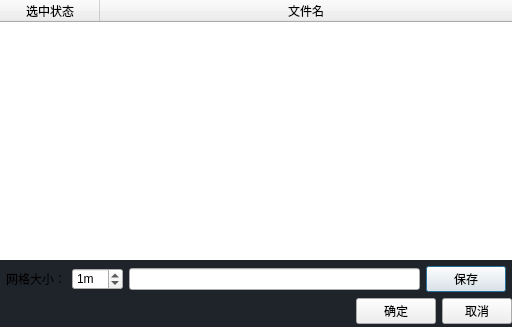
<?xml version="1.0" encoding="UTF-8"?>
<ui version="4.0">
 <class>Dialog</class>
 <widget class="QDialog" name="Dialog">
  <property name="geometry">
   <rect>
    <x>0</x>
    <y>0</y>
    <width>512</width>
    <height>327</height>
   </rect>
  </property>
  <property name="windowTitle">
   <string>CHM</string>
  </property>
  <property name="styleSheet">
   <string notr="true">QDialog{
	background-color:#1f232a;
}



</string>
  </property>
  <layout class="QVBoxLayout" name="verticalLayout_2">
   <property name="spacing">
    <number>0</number>
   </property>
   <property name="leftMargin">
    <number>0</number>
   </property>
   <property name="topMargin">
    <number>0</number>
   </property>
   <property name="rightMargin">
    <number>0</number>
   </property>
   <property name="bottomMargin">
    <number>0</number>
   </property>
   <item>
    <layout class="QVBoxLayout" name="verticalLayout">
     <property name="spacing">
      <number>6</number>
     </property>
     <item>
      <widget class="QTreeWidget" name="file_tree_widget">
       <property name="styleSheet">
        <string notr="true">QTreeWidget {
                        border: 0.2px solid white; /* 设置描边 */
                        border-radius: 5px; /* 设置圆角 */
                    }

                    QTreeWidget::item {
                        padding: 5px;
            
                    }</string>
       </property>
       <column>
        <property name="text">
         <string>选中状态</string>
        </property>
        <property name="textAlignment">
         <set>AlignCenter</set>
        </property>
       </column>
       <column>
        <property name="text">
         <string>文件名</string>
        </property>
        <property name="textAlignment">
         <set>AlignCenter</set>
        </property>
       </column>
      </widget>
     </item>
     <item>
      <layout class="QHBoxLayout" name="horizontalLayout_3">
       <property name="leftMargin">
        <number>6</number>
       </property>
       <property name="rightMargin">
        <number>6</number>
       </property>
       <item>
        <widget class="QLabel" name="label_2">
         <property name="text">
          <string>网格大小：</string>
         </property>
        </widget>
       </item>
       <item>
        <widget class="QSpinBox" name="grid_size">
         <property name="suffix">
          <string>m</string>
         </property>
         <property name="maximum">
          <number>50</number>
         </property>
         <property name="value">
          <number>1</number>
         </property>
        </widget>
       </item>
       <item>
        <widget class="QLineEdit" name="file_path"/>
       </item>
       <item>
        <widget class="QPushButton" name="select_file_save">
         <property name="text">
          <string>保存</string>
         </property>
        </widget>
       </item>
      </layout>
     </item>
     <item>
      <layout class="QHBoxLayout" name="horizontalLayout_2">
       <property name="topMargin">
        <number>0</number>
       </property>
       <property name="bottomMargin">
        <number>3</number>
       </property>
       <item>
        <spacer name="horizontalSpacer">
         <property name="orientation">
          <enum>Qt::Orientation::Horizontal</enum>
         </property>
         <property name="sizeHint" stdset="0">
          <size>
           <width>40</width>
           <height>20</height>
          </size>
         </property>
        </spacer>
       </item>
       <item>
        <spacer name="horizontalSpacer_2">
         <property name="orientation">
          <enum>Qt::Orientation::Horizontal</enum>
         </property>
         <property name="sizeHint" stdset="0">
          <size>
           <width>40</width>
           <height>20</height>
          </size>
         </property>
        </spacer>
       </item>
       <item>
        <widget class="QPushButton" name="accept">
         <property name="styleSheet">
          <string notr="true"/>
         </property>
         <property name="text">
          <string>确定</string>
         </property>
        </widget>
       </item>
       <item>
        <widget class="QPushButton" name="reject">
         <property name="maximumSize">
          <size>
           <width>70</width>
           <height>16777215</height>
          </size>
         </property>
         <property name="text">
          <string>取消</string>
         </property>
        </widget>
       </item>
      </layout>
     </item>
    </layout>
   </item>
  </layout>
 </widget>
 <resources>
  <include location="../assets/icons/icon.qrc"/>
 </resources>
 <connections>
  <connection>
   <sender>reject</sender>
   <signal>clicked()</signal>
   <receiver>Dialog</receiver>
   <slot>reject()</slot>
   <hints>
    <hint type="sourcelabel">
     <x>411</x>
     <y>306</y>
    </hint>
    <hint type="destinationlabel">
     <x>276</x>
     <y>-26</y>
    </hint>
   </hints>
  </connection>
  <connection>
   <sender>accept</sender>
   <signal>clicked()</signal>
   <receiver>Dialog</receiver>
   <slot>accept()</slot>
   <hints>
    <hint type="sourcelabel">
     <x>332</x>
     <y>306</y>
    </hint>
    <hint type="destinationlabel">
     <x>336</x>
     <y>-33</y>
    </hint>
   </hints>
  </connection>
 </connections>
</ui>
